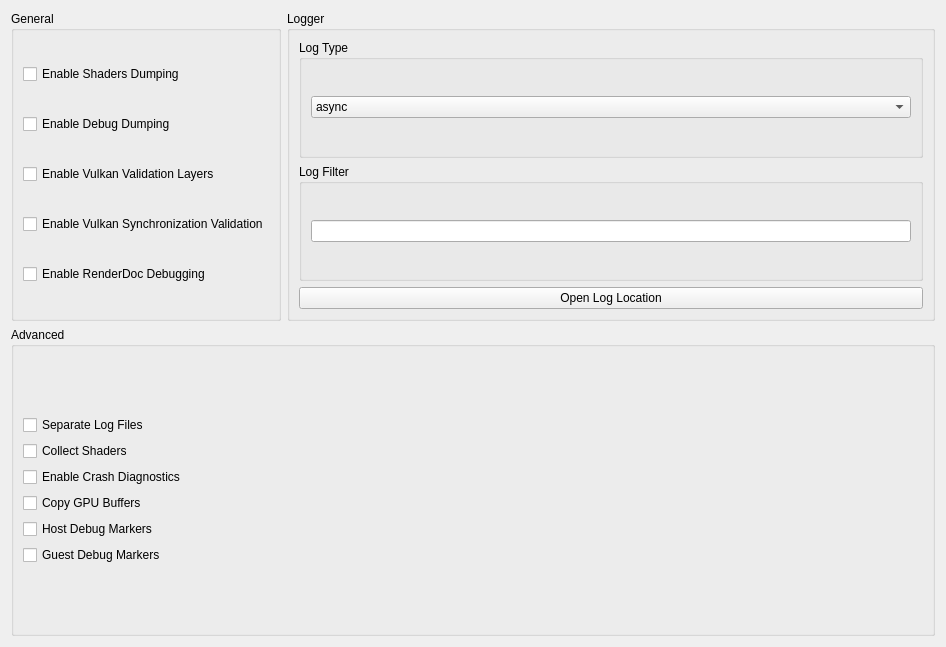
      <widget class="QWidget" name="debugTabContents">
       <property name="geometry">
        <rect>
         <x>0</x>
         <y>0</y>
         <width>946</width>
         <height>647</height>
        </rect>
       </property>
       <layout class="QVBoxLayout" name="debugTabVLayout" stretch="0,0">
        <item>
         <layout class="QHBoxLayout" name="horizontalLayout_5">
          <property name="leftMargin">
           <number>0</number>
          </property>
          <property name="topMargin">
           <number>0</number>
          </property>
          <item>
           <layout class="QHBoxLayout" name="debugTabHLayout" stretch="0">
            <item>
             <widget class="QGroupBox" name="debugTabGroupBox">
              <property name="enabled">
               <bool>true</bool>
              </property>
              <property name="title">
               <string>General</string>
              </property>
              <property name="alignment">
               <set>Qt::AlignmentFlag::AlignLeading|Qt::AlignmentFlag::AlignLeft|Qt::AlignmentFlag::AlignTop</set>
              </property>
              <layout class="QVBoxLayout" name="debugTabLayout">
               <item>
                <widget class="QCheckBox" name="dumpShadersCheckBox">
                 <property name="text">
                  <string>Enable Shaders Dumping</string>
                 </property>
                </widget>
               </item>
               <item>
                <widget class="QCheckBox" name="debugDump">
                 <property name="text">
                  <string>Enable Debug Dumping</string>
                 </property>
                </widget>
               </item>
               <item>
                <widget class="QCheckBox" name="vkValidationCheckBox">
                 <property name="text">
                  <string>Enable Vulkan Validation Layers</string>
                 </property>
                </widget>
               </item>
               <item>
                <widget class="QCheckBox" name="vkSyncValidationCheckBox">
                 <property name="text">
                  <string>Enable Vulkan Synchronization Validation</string>
                 </property>
                </widget>
               </item>
               <item>
                <widget class="QCheckBox" name="rdocCheckBox">
                 <property name="text">
                  <string>Enable RenderDoc Debugging</string>
                 </property>
                </widget>
               </item>
              </layout>
             </widget>
            </item>
           </layout>
          </item>
          <item>
           <layout class="QVBoxLayout" name="loggerTabLayoutRight">
            <item>
             <widget class="QGroupBox" name="loggerGroupBox">
              <property name="title">
               <string>Logger</string>
              </property>
              <layout class="QVBoxLayout" name="loggerLayout">
               <item>
                <widget class="QWidget" name="LogTypeWidget" native="true">
                 <layout class="QVBoxLayout" name="LogTypeLayout">
                  <property name="leftMargin">
                   <number>0</number>
                  </property>
                  <property name="topMargin">
                   <number>0</number>
                  </property>
                  <property name="rightMargin">
                   <number>0</number>
                  </property>
                  <property name="bottomMargin">
                   <number>0</number>
                  </property>
                  <item>
                   <widget class="QGroupBox" name="logTypeGroupBox">
                    <property name="title">
                     <string>Log Type</string>
                    </property>
                    <layout class="QVBoxLayout" name="logTypeBoxLayout">
                     <item>
                      <widget class="QComboBox" name="logTypeComboBox">
                       <item>
                        <property name="text">
                         <string>async</string>
                        </property>
                       </item>
                       <item>
                        <property name="text">
                         <string>sync</string>
                        </property>
                       </item>
                      </widget>
                     </item>
                    </layout>
                   </widget>
                  </item>
                 </layout>
                </widget>
               </item>
               <item>
                <layout class="QVBoxLayout" name="vLayoutLogFilter">
                 <property name="spacing">
                  <number>6</number>
                 </property>
                 <property name="leftMargin">
                  <number>0</number>
                 </property>
                 <item>
                  <layout class="QHBoxLayout" name="hLayoutLogFilter">
                   <item>
                    <widget class="QGroupBox" name="logFilter">
                     <property name="title">
                      <string>Log Filter</string>
                     </property>
                     <layout class="QVBoxLayout" name="logFilterLayout">
                      <item>
                       <widget class="QLineEdit" name="logFilterLineEdit"/>
                      </item>
                     </layout>
                    </widget>
                   </item>
                  </layout>
                 </item>
                </layout>
               </item>
               <item>
                <widget class="QPushButton" name="OpenLogLocationButton">
                 <property name="text">
                  <string>Open Log Location</string>
                 </property>
                </widget>
               </item>
              </layout>
             </widget>
            </item>
           </layout>
          </item>
         </layout>
        </item>
        <item>
         <widget class="QGroupBox" name="advancedGroupBox">
          <property name="sizePolicy">
           <sizepolicy hsizetype="Preferred" vsizetype="Preferred">
            <horstretch>0</horstretch>
            <verstretch>0</verstretch>
           </sizepolicy>
          </property>
          <property name="title">
           <string>Advanced</string>
          </property>
          <property name="alignment">
           <set>Qt::AlignmentFlag::AlignLeading|Qt::AlignmentFlag::AlignLeft|Qt::AlignmentFlag::AlignTop</set>
          </property>
          <layout class="QVBoxLayout" name="advancedLayout">
           <item>
            <layout class="QVBoxLayout" name="verticalLayout_3">
             <property name="sizeConstraint">
              <enum>QLayout::SizeConstraint::SetDefaultConstraint</enum>
             </property>
             <item>
              <widget class="QCheckBox" name="separateLogFilesCheckbox">
               <property name="text">
                <string>Separate Log Files</string>
               </property>
              </widget>
             </item>
             <item>
              <widget class="QCheckBox" name="collectShaderCheckBox">
               <property name="text">
                <string>Collect Shaders</string>
               </property>
              </widget>
             </item>
             <item>
              <widget class="QCheckBox" name="crashDiagnosticsCheckBox">
               <property name="text">
                <string>Enable Crash Diagnostics</string>
               </property>
              </widget>
             </item>
             <item>
              <widget class="QCheckBox" name="copyGPUBuffersCheckBox">
               <property name="text">
                <string>Copy GPU Buffers</string>
               </property>
              </widget>
             </item>
             <item>
              <widget class="QCheckBox" name="hostMarkersCheckBox">
               <property name="text">
                <string>Host Debug Markers</string>
               </property>
              </widget>
             </item>
             <item>
              <widget class="QCheckBox" name="guestMarkersCheckBox">
               <property name="text">
                <string>Guest Debug Markers</string>
               </property>
              </widget>
             </item>
            </layout>
           </item>
          </layout>
         </widget>
        </item>
       </layout>
      </widget>
